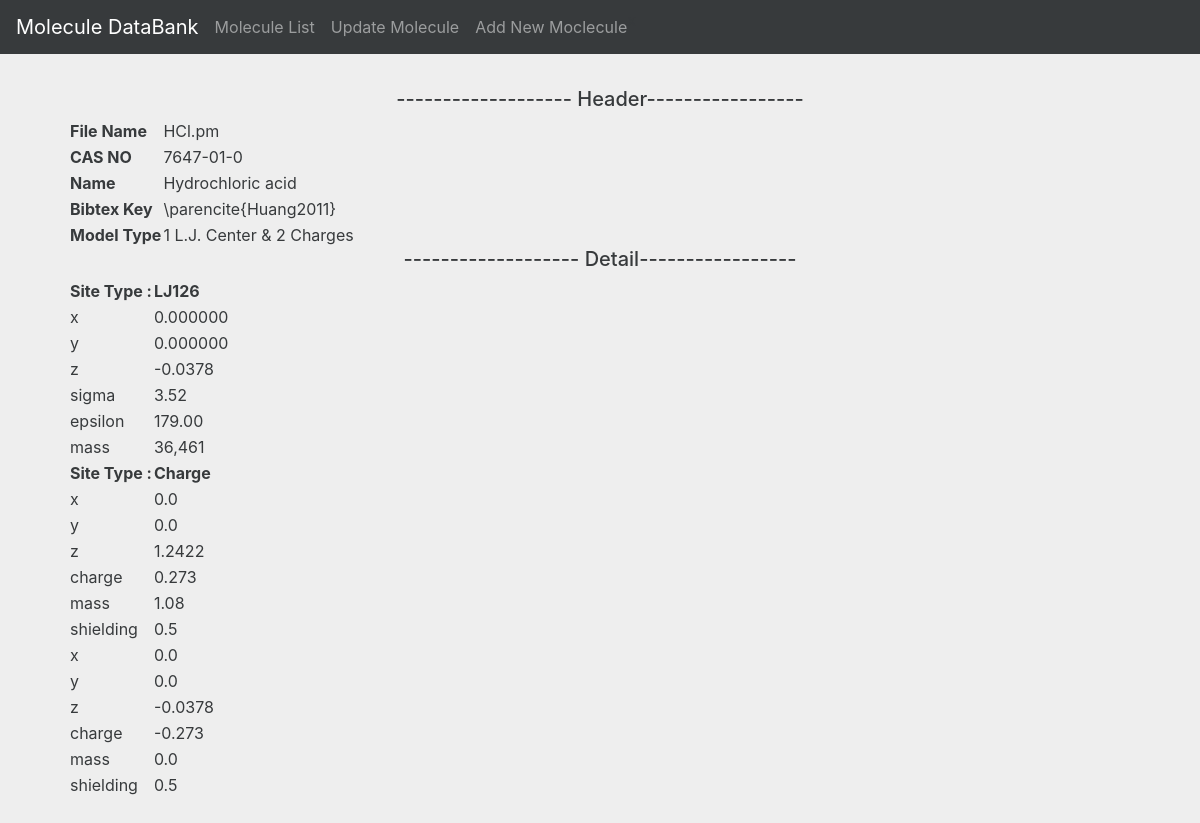
The page /moleculeDB/moldetail.php?id=1 on the database its author committed.
### tables this page shows
CREATE TABLE `master_entry` (
  `master_id` int(11) NOT NULL,
  `filename` varchar(100) NOT NULL,
  `cas_no` varchar(100) NOT NULL,
  `name` varchar(50) NOT NULL,
  `bibtex_key` varchar(100) NOT NULL,
  `model_type` varchar(100) NOT NULL,
  `memory_loc` varchar(100) NOT NULL
);

CREATE TABLE `master_detail` (
  `id` int(11) NOT NULL,
  `master_id` int(11) NOT NULL,
  `site_type` varchar(100) NOT NULL,
  `site` varchar(100) NOT NULL,
  `param` varchar(100) NOT NULL,
  `val` varchar(100) NOT NULL
);

### moleculeDB/moldetail.php (the view, shortened to what this page needs)
<!DOCTYPE html>
<html lang="en" class="gr__v4-alpha_getbootstrap_com">
<head>
    <link href="css/bootstrap.min.css" rel="stylesheet">
    <link href="css/starter-template.css" rel="stylesheet">
    <link href="css/signin.css" rel="stylesheet">
</head>
<body data-gr-c-s-loaded="true">
<?php include 'include/nav.php'; ?>
<div class="container">
    <div class="starter-template">
        <?php
        $user_name = "root";
        $password = "admin";
        $server = "127.0.0.1";
        $db_handle = mysql_connect($server, $user_name, $password);
        $master_id = $_GET['id'];
        ?>
        <h5> ------------------- Header-----------------</h5>
        <table>
            <?php
            $q = "select DISTINCT  * from master_entry where master_id = " . $master_id . ";";
            $result = mysql_query($q, $db_handle);
            while ($row = mysql_fetch_assoc($result)) {
                echo "<tr style='text-align: left'><th>File Name</th><td>" . $row['filename'] . "</td></tr>";
                echo "<tr style='text-align: left'><th>CAS NO</th><td>" . $row['cas_no'] . "</td></tr>";
                echo "<tr style='text-align: left'><th>Name</th><td>" . $row['name'] . "</td></tr>";
                echo "<tr style='text-align: left'><th>Bibtex Key</th><td>" . $row['bibtex_key'] . "</td></tr>";
                echo "<tr style='text-align: left'><th>Model Type</th><td>" . $row['model_type'] . "</td></tr>";
            }
            ?>
        </table>
        <h5> ------------------- Detail-----------------</h5>
        <?php
        $q = "select DISTINCT site_type from master_detail where master_id =" . $master_id . ";";
        $result = mysql_query($q, $db_handle);
        echo "<table><tr>";
        while ($row = mysql_fetch_row($result)) {
            echo "<tr>";
            foreach ($row as $_column) {
                echo "<th>Site Type :</th><th>{$_column}</th>";
                $q2 = "SELECT  param,val from master_detail where site_type = '{$_column}' and master_id=" . $master_id . ";";
                $result2 = mysql_query($q2, $db_handle);
                while($row = mysql_fetch_row($result2)) {
                    echo "<tr>";
                    foreach($row as $_column) {
                        echo "<td style='text-align: left'>{$_column}</td>";
                    }
                    echo "</tr>";
                }
            }
            echo "</tr>";
        }
        echo "</table>";
        ?>
    </div>
</div>
</body>
</html>

### moleculeDB/css/starter-template.css (style rules this page uses)
body { padding-top: 5rem; }
.starter-template { padding: 3rem 1.5rem; text-align: center; }

### moleculeDB/css/signin.css (style rules this page uses)
body { padding-top: 40px; padding-bottom: 40px; background-color: #eee; }

### rows shown on the page
master_entry: filename "HCl.pm", cas_no "7647-01-0", name "Hydrochloric acid", bibtex_key "\\parencite{Huang2011}", model_type "1 L.J. Center & 2 Charges"
master_detail: param "x", val "0.000000"
master_detail: param "y", val "0.000000"
master_detail: param "z", val "-0.0378"
master_detail: param "sigma", val "3.52"
master_detail: param "epsilon", val "179.00"
master_detail: param "mass", val "36,461"
master_detail: param "x", val "0.0"
master_detail: param "y", val "0.0"
master_detail: param "z", val "1.2422"
master_detail: param "charge", val "0.273"
master_detail: param "mass", val "1.08"
master_detail: param "shielding", val "0.5"
master_detail: param "x", val "0.0"
master_detail: param "y", val "0.0"
master_detail: param "z", val "-0.0378"
master_detail: param "charge", val "-0.273"
master_detail: param "mass", val "0.0"
master_detail: param "shielding", val "0.5"

### other values the page prints
$_column "LJ126"
$_column "Charge"
